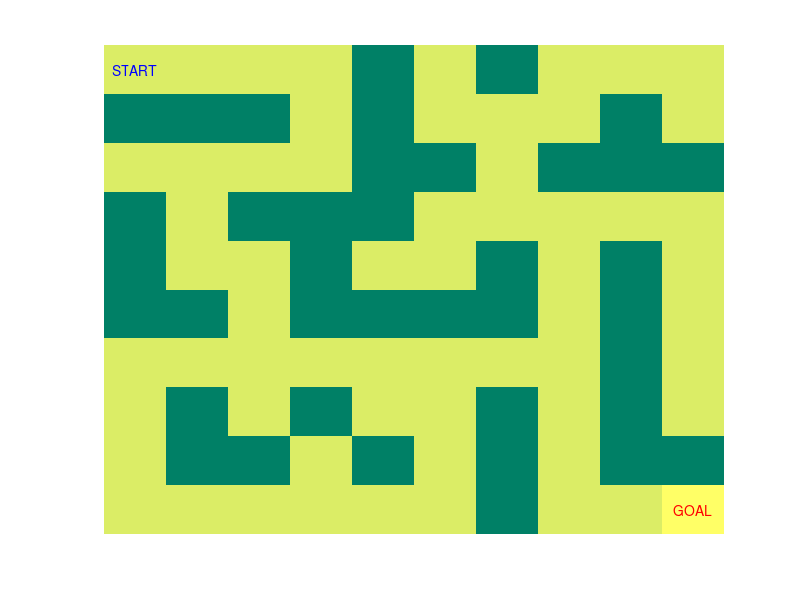

Write the MATLAB code that produced this figure.
% Create Maze
n = 10;
maze = [1 1 1 1 -50 1 -50 1 1 1; -50 -50 -50 1 -50 1 1 1 -50 1; 1 1 1 1 -50 -50 1 -50 -50 -50; ...
    -50 1 -50 -50 -50 1 1 1 1 1; -50 1 1 -50 1 1 -50 1 -50 1; ...
    -50 -50 1 -50 -50 -50 -50 1 -50 1; 1 1 1 1 1 1 1 1 -50 1; ...
    1 -50 1 -50 1 1 -50 1 -50 1; 1 -50 -50 1 -50 1 -50 1 -50 -50; ...
    1 1 1 1 1 1 -50 1 1 10];
maze(1,1) = 1; % Start
maze(n,n) = 10; % Goal
disp(maze)


% Visualize Maze
n = length(maze);
figure
imagesc(maze)
colormap(summer)
text(1,1,'START','HorizontalAlignment','center', 'Color', 'blue')
text(n,n,'GOAL','HorizontalAlignment','center', 'Color', 'red')
axis off
